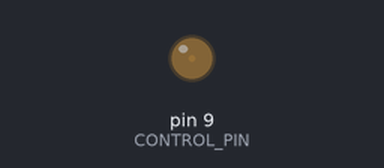
Simulated run of this sketch. Board: Arduino Uno, built with avr-gcc and run on an emulated ATmega328P. Parts: output pins drawn as LEDs (lit = HIGH).

Above: at 0.05 s.
At 1.3 s:
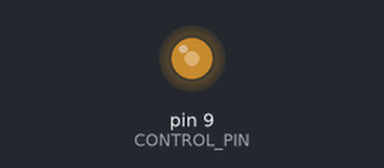
At 1.9 s:
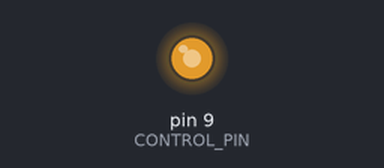
At 2.55 s:
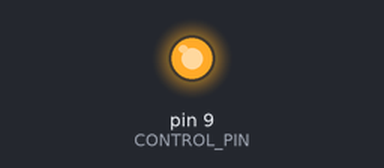
Timing chart, 0 to 5.9 s (numbered marks = the images above):
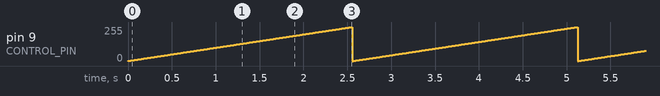

The sketch:

Pulsar.ino
```cpp
#define CONTROL_PIN 9

int bghs = 0;

void setup() {
  pinMode(CONTROL_PIN, OUTPUT);

}

void loop() {
  bghs = (bghs + 1) % 256;
  analogWrite(CONTROL_PIN, bghs);
  delay(10 );

}
```

Measured:
- by itself, pin 9 (CONTROL_PIN): ramps from 0/255 to 255/255 and jumps back, once every 2.6 s
